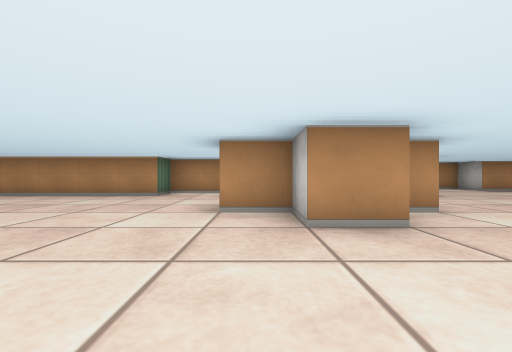
View 1 (above)

24 first-person views from a walk through a cub3D maze. The camera is about half as high as the walls, looks level and sees 90° across. The floor is counted in squares. Each view is taken from the middle of a square. On the plan, view 1 faces up. The plan holds only what a view shows up to about 9 squares ahead; the rest is blank.

View 2
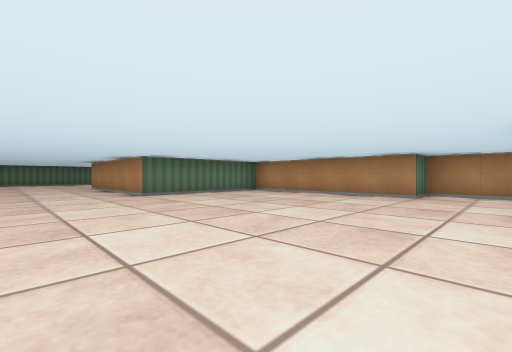

View 3
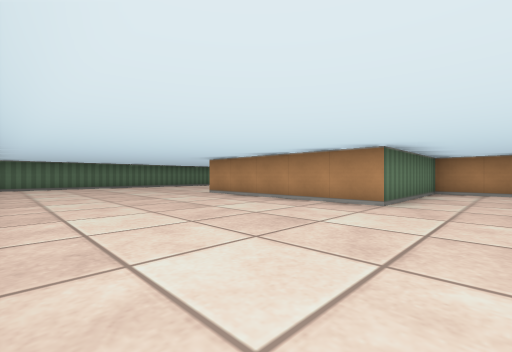

View 4
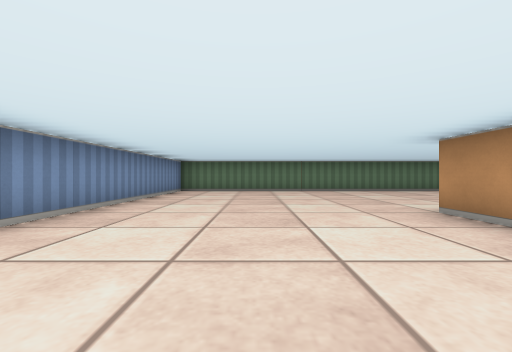

View 5
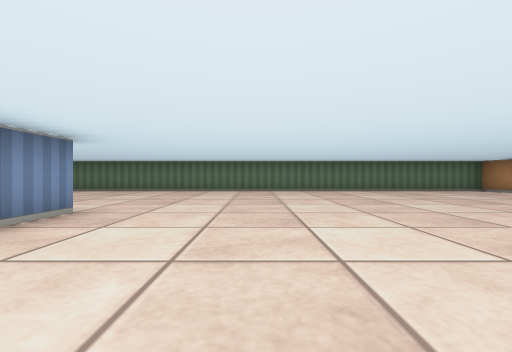

View 6
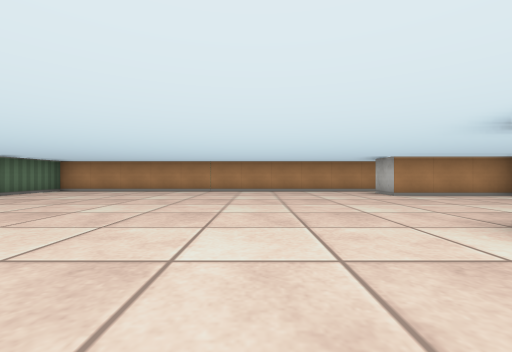

View 7
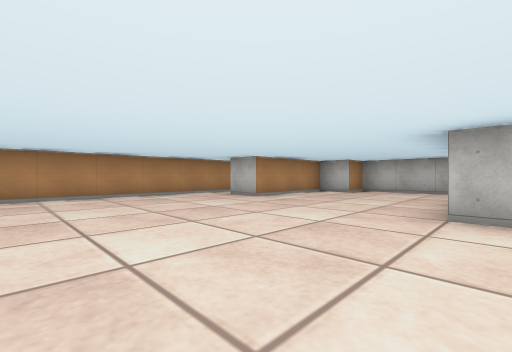

View 8
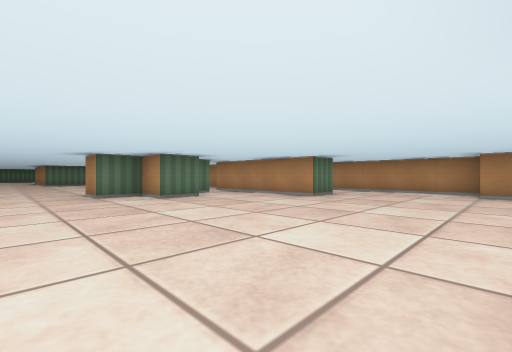

View 9
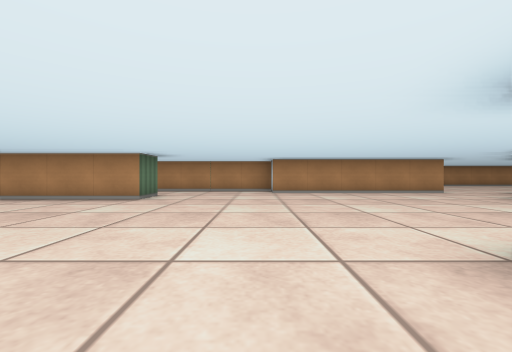

View 10
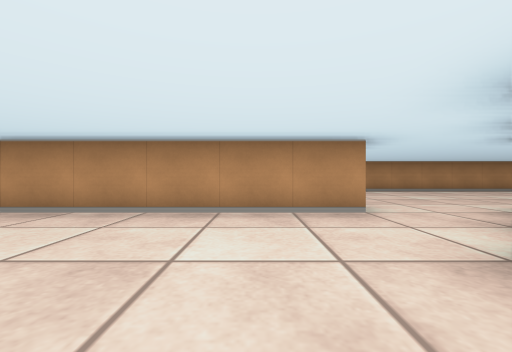

View 11
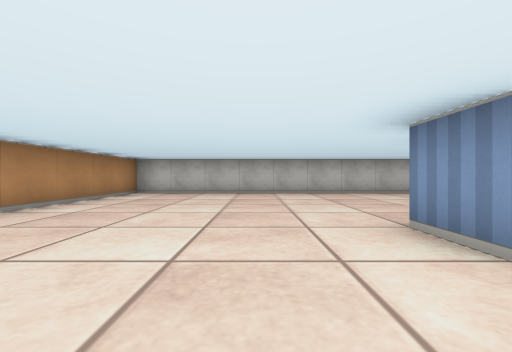

View 12
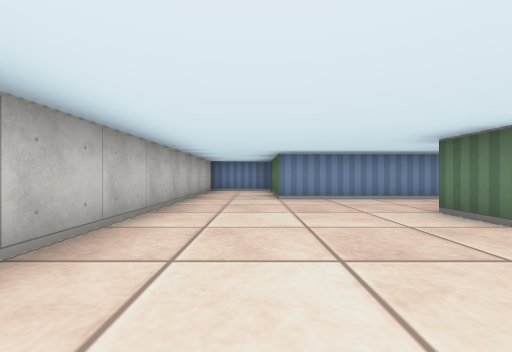

View 13
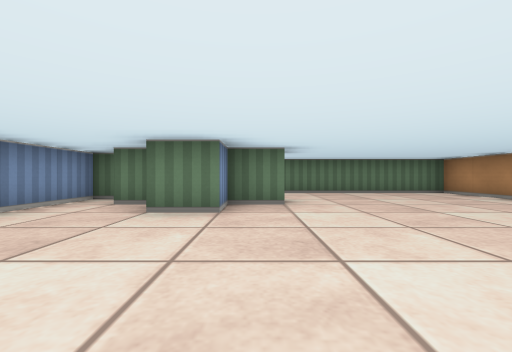

View 14
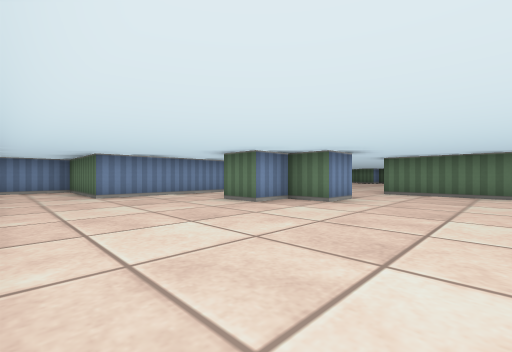

View 15
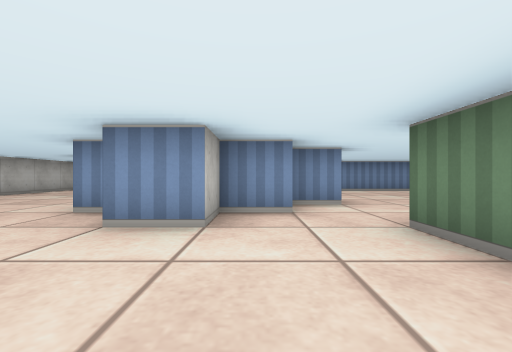

View 16
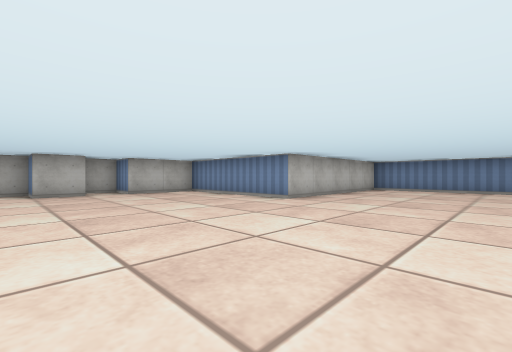

View 17
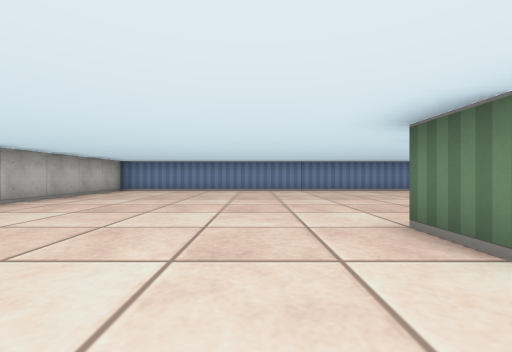

View 18
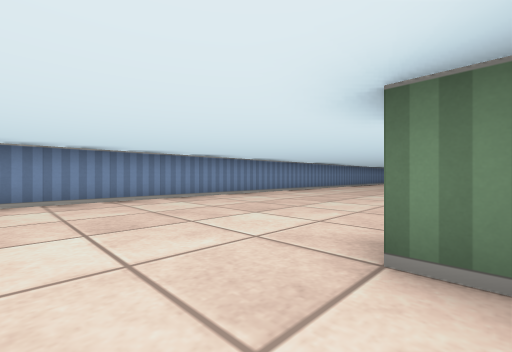

View 19
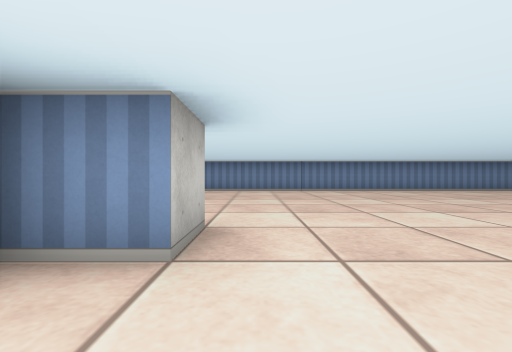

View 20
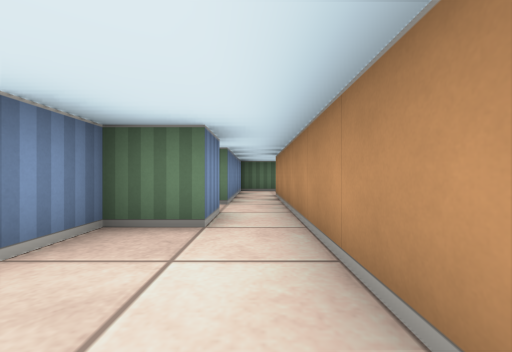

View 21
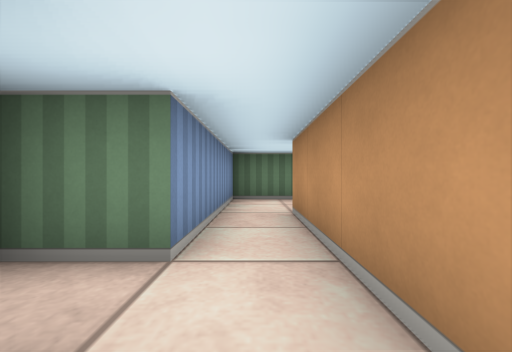

View 22
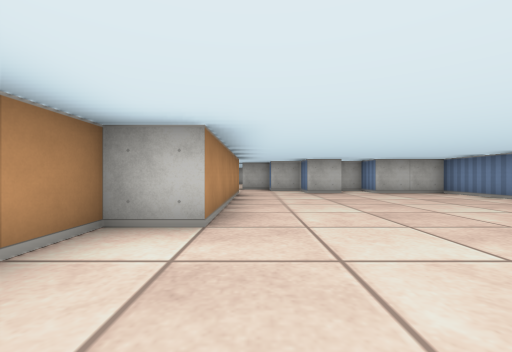

View 23
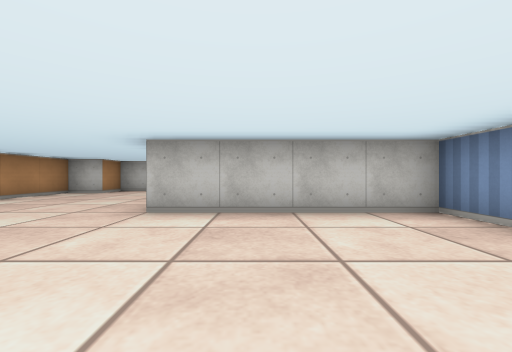

View 24
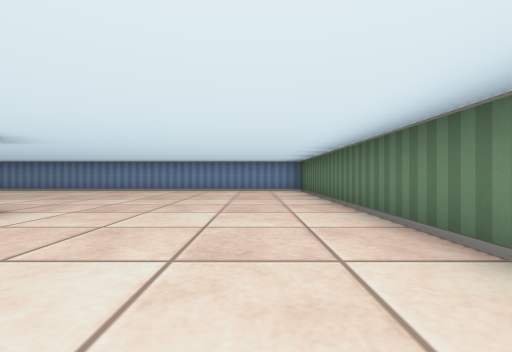

### Floor plan
Points are (right, up) in squares from view 1. A wall is a line through its corners. A room is listed if a view was taken in it or the views show most of it. See-through windows are left out.
Room 1 (views 1, 2, 3, 4, 5, 6, 7, 8, 9, 10, 16, 17, 18, 19, 20, 21, 22, 23, 24)
walls: (-3.5, 8.1) (-3.5, 10.5) (-4.5, 10.5) (-4.5, 11.5) (-7.5, 11.5) (-7.5, 12.5); (-1, 7.5) (-2.5, 7.5) (-2.5, 6.5) (-7.5, 6.5) (-7.5, 2.5) (-12.5, 2.5); (-9.5, 3.5) (-8.5, 3.5) (-8.5, 7.5); (2.5, 4.5) (2.5, 3.5) (1.5, 3.5) (1.5, 2.5) (0.5, 2.5) (0.5, 3.5) (-0.5, 3.5) (-0.5, 4.5) (0.5, 4.5); (2.5, 8.5) (3.5, 8.5) (3.5, 7.5) (4.5, 7.5) (4.5, 6.5) (0.8, 6.5); (-12.5, 3.5) (-11.5, 3.5); (-7.6, 13.5) (-17.5, 13.5) (-17.5, -2.5) (8.5, -2.5) (8.5, 2.5) (12.5, 2.5) (12.5, 4.5) (13.5, 4.5) (13.5, 5.4); (12.5, 5.4) (12.5, 6.5) (13.5, 6.5) (13.5, 7.5) (14.5, 7.5) (14.5, 8.5); (12.5, 9.5) (12.5, 8.5) (7.5, 8.5) (7.5, 9.5) (2.5, 9.5)
ways out: opening at (13.5, 9) to room 2; opening at (3, 9) to room 3; opening at (-8, 13)
Room 2 (views 11, 12, 13, 14, 15)
walls: (14.5, 8.5) (15.5, 8.5) (15.5, 7.5) (16.5, 7.5) (16.5, 6.5); (15.5, 6.1) (15.5, 5.5); (14.5, 5) (14.5, 4.5) (18.5, 4.5) (18.5, 1.5) (20.5, 1.5) (20.5, 13.5) (12.5, 13.5) (12.5, 9.5)
ways out: opening at (13.5, 9) to room 1
Room 3 (no view inside)
walls: (-0.5, 8.5) (1.5, 8.5) (1.5, 7.5); (2.5, 9.5) (-0.5, 9.5)
ways out: opening at (3, 9) to room 1; opening at (0, 9)

Positions as (right, up) in squares from view 1, and headings:
1: (0, 0), facing up
2: (-1, 0), facing up-left
3: (-6, -2), facing up-left
4: (-9, 0), facing left
5: (-9, 6), facing left
6: (-11, 5), facing up
7: (-12, 7), facing up-right
8: (8, 1), facing up-left
9: (7, 1), facing up
10: (11, 5), facing up
11: (13, 10), facing right
12: (19, 10), facing down
13: (20, 8), facing left
14: (20, 11), facing down-left
15: (14, 11), facing down
16: (5, 7), facing down-right
17: (4, 6), facing down
18: (3, 3), facing down-left
19: (-1, 6), facing down
20: (6, 9), facing left
21: (3, 9), facing left
22: (5, 8), facing right
23: (-12, 6), facing right
24: (-16, 6), facing down
